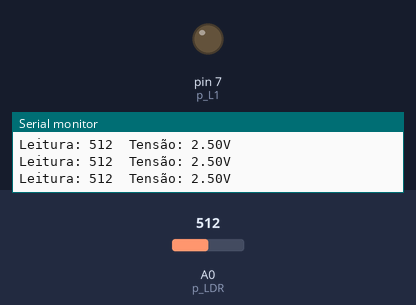
Bench run of a sketch on a simulated Arduino Uno, built with avr-gcc and run on an emulated ATmega328P. Parts: output pins drawn as LEDs (lit = HIGH), the last lines printed to the serial monitor. The inputs (shaded band) are chosen by the test bench; at power-on: A0 (p_LDR) = 512.

Above: at 1.2 s.
1.3 s: A0 (p_LDR) set to 411
2.8 s: A0 (p_LDR) set to 391
At 3.1 s:
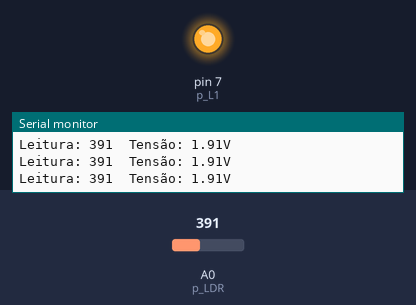
4.3 s: A0 (p_LDR) set to 410
At 4.7 s:
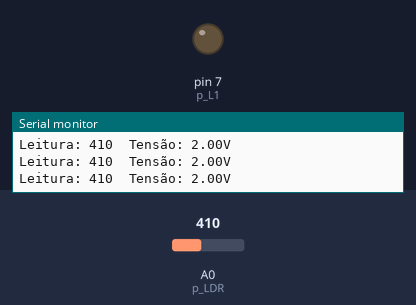
5.8 s: A0 (p_LDR) set to 390
At 6.3 s:
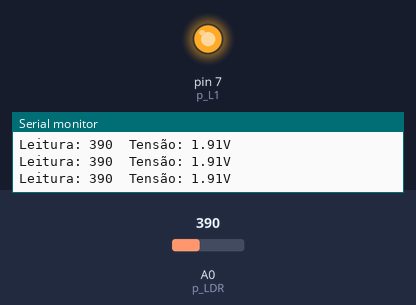
Timing chart, 0 to 8.8 s (numbered marks = the images above; inputs shaded):
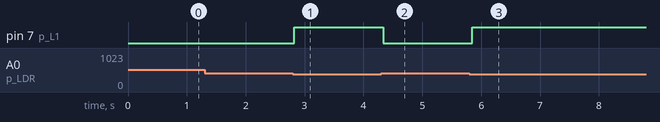

The sketch:

Projeto_SensorLuz.ino
```cpp
/*Entradas analógicas interpretam variações de 0V a 5V.
  São ligadas a ADC (conversor analógico-digital), que convertem
  a leitura analógica em um sinal digital com resolução de 10 bits,
  o que permite 2 ^ 10 = 1024 divisões de 0 a 5V.*/

const int p_LDR = A0; //pino em q o LDR está ligado
const int p_L1 = 7;
int leitura = 0;      //valor lido pelo ADC (de 0 a 1023)
float tensao = 0.0;   //valor convertido de tensão

void setup() {
  Serial.begin(9600); //taxa de dados da comunicação

  pinMode(p_LDR, INPUT);
  pinMode(p_L1, OUTPUT);
}

void loop() {
  //lê o valor da tensão no pino do LDR
  leitura = analogRead(p_LDR);

  Serial.print("Leitura: ");
  Serial.print(leitura);
  Serial.print("\t"); //tabulação

  //converte o valor lido em tensão
  tensao = leitura * 5.0 / 1023.0;

  Serial.print("Tensão: ");
  Serial.print(tensao);
  Serial.print("V"); //tabulação

  Serial.println(); //nova linha

  if(leitura < 400) {
    digitalWrite(p_L1, HIGH);
  }
  else {
    digitalWrite(p_L1, LOW);
  }

  delay(100); //aguarda 1 segundo para nova leitura
}
```

Measured:
- the behaviour switches between 400 and 399 on A0 (p_LDR) (found by bisection; images 0 and 1)
- after the input at 2.8 s, pin 7 (p_L1): LOW → HIGH at once
- after the input at 4.3 s, pin 7 (p_L1): HIGH → LOW at once
- after the input at 5.8 s, pin 7 (p_L1): LOW → HIGH after 0.05 s
